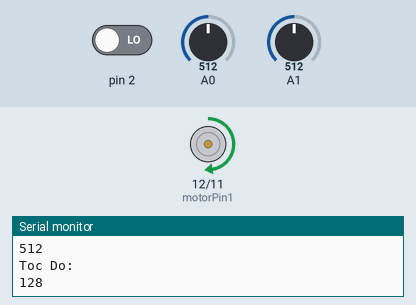
This sketch was run on a simulated Arduino Uno, built with avr-gcc and run on an emulated ATmega328P. On the bench: motor-driver pin pairs drawn as motors (green arrow = first pin HIGH = forward, orange = second pin HIGH = backward, longer = more drive, scaled by the enable pin), the last lines printed to the serial monitor. Inputs (shaded band) come from the test bench; at power-on: A0 = 512, A1 = 512, pin 2 LOW.

Above: at 1.8 s.
1.9 s: A0 set to 716
At 2.5 s:
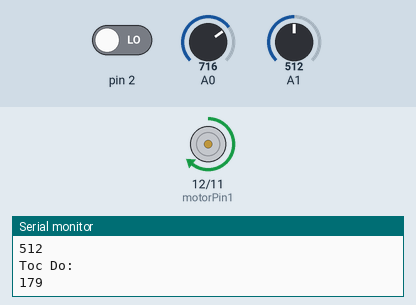
3.5 s: A1 set to 1016
6.2 s: A1 set to 1023
At 8.3 s:
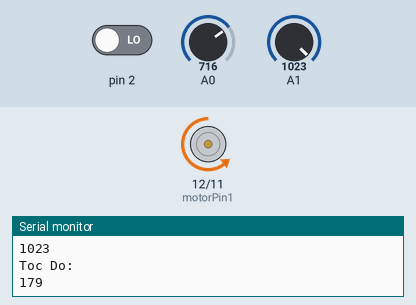
9.5 s: A0 set to 900
At 11.2 s:
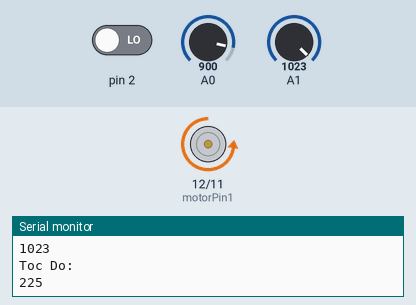
13.5 s: A0 set to 122
At 14.3 s:
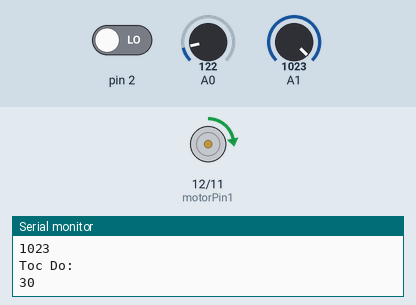
15.5 s: A1 set to 511
At 19.4 s:
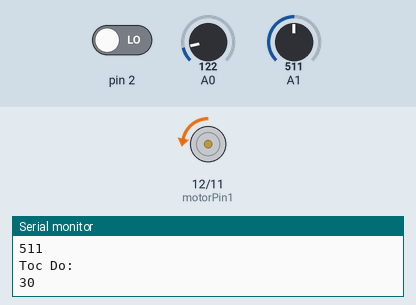
Timing chart, 0 to 20.6 s (numbered marks = the images above; inputs shaded):
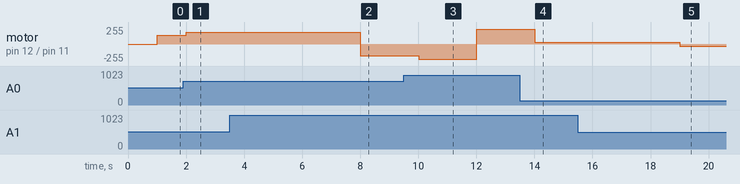

The sketch:

dongco.ino
```cpp
#define motorPin1 12 // L293D Input 12
#define motorPin2 11 // L293D Input 11
#define speedPin 10 // L293D enable chân 10
 // chân biến trở nối với A0
int Mspeed = 0;
void setup() {
pinMode(motorPin1, OUTPUT);
pinMode(motorPin2, OUTPUT);
pinMode(speedPin, OUTPUT);
Serial.begin(9600);
}
void loop() {
int switchPin= analogRead(A1);
Mspeed = analogRead(A0)/4;
int x=digitalRead(2);
analogWrite (speedPin, Mspeed);
Serial.println(switchPin);
Serial.println("Toc Do: ");
Serial.println(Mspeed);
delay(1000);
if (digitalRead(switchPin)) {
digitalWrite(motorPin1, LOW);
digitalWrite(motorPin2, HIGH);
}
else {
digitalWrite(motorPin1, HIGH);
digitalWrite(motorPin2, LOW);
}

}
```

Measured:
- the behaviour switches between 1022 and 1023 on A1 (found by bisection; images 1 and 2)
- after the input at 1.9 s, motor on pin 12 (motorPin1) / pin 11 (motorPin2): forward 128/255 → forward 179/255 after 0.10 s
- after the input at 6.2 s, motor on pin 12 (motorPin1) / pin 11 (motorPin2): forward 179/255 → backward 179/255 after 1.8 s
- after the input at 9.5 s, motor on pin 12 (motorPin1) / pin 11 (motorPin2): backward 179/255 → backward 225/255 after 0.51 s, → forward 225/255 2.0 s later
- after the input at 13.5 s, motor on pin 12 (motorPin1) / pin 11 (motorPin2): forward 225/255 → forward 30/255 after 0.51 s
- after the input at 15.5 s, motor on pin 12 (motorPin1) / pin 11 (motorPin2): forward 30/255 → backward 30/255 after 3.5 s
